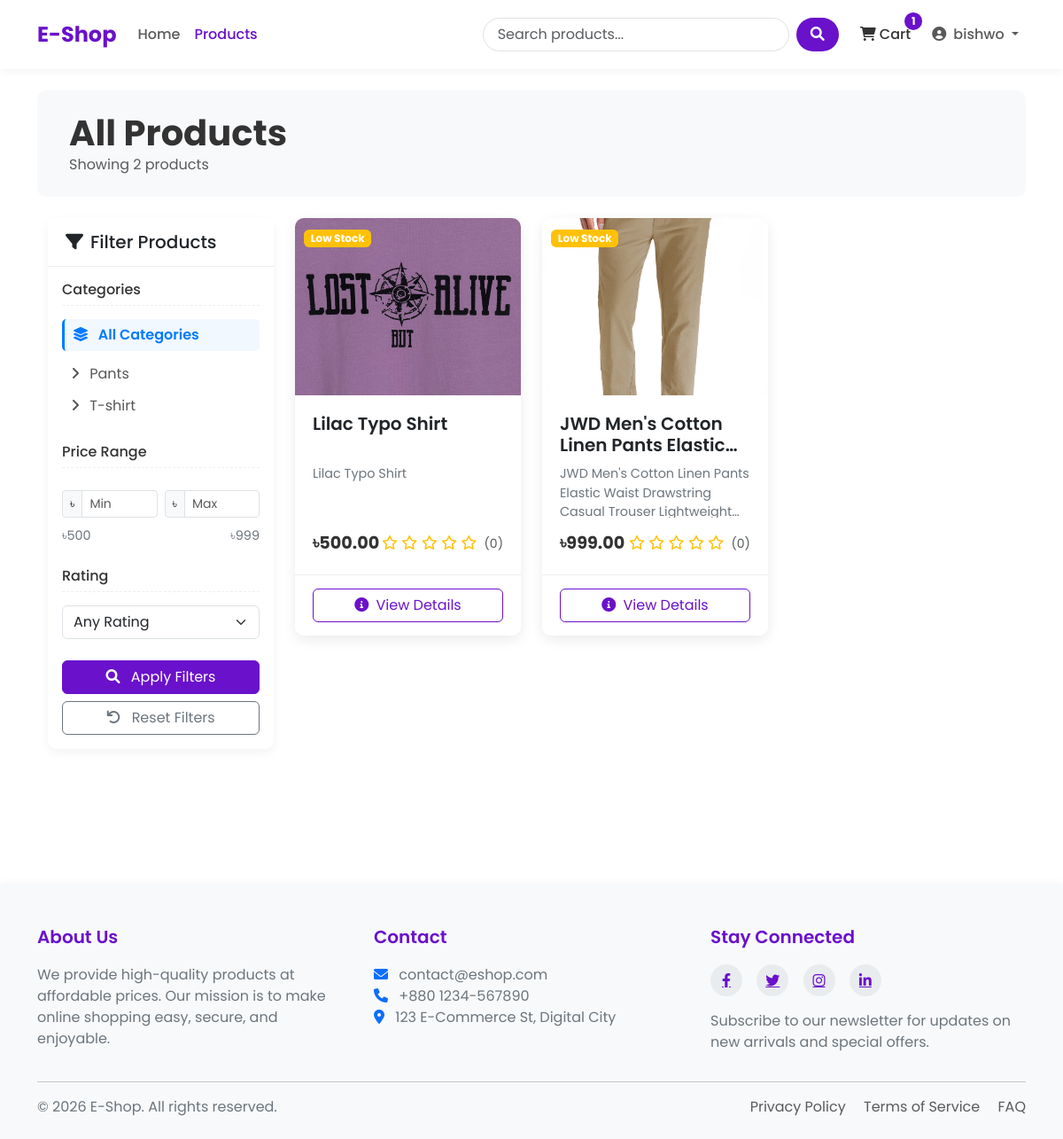
The page /products/ (signed in) on the database its author committed.
### shop/models.py (models this page shows, shortened)
class Cart(models.Model):
    user = models.OneToOneField(User,on_delete= models.CASCADE)
    created_at = models.DateTimeField(auto_now_add=True)
    updated_at = models.DateTimeField(auto_now=True)
    def get_total_items(self):
        return sum(item.quantity for item in self.items.all())

class CartItem(models.Model):
    cart = models.ForeignKey(Cart, on_delete=models.CASCADE, related_name='items')
    product = models.ForeignKey(Product, on_delete=models.CASCADE)
    quantity = models.PositiveBigIntegerField(default=1)

class Category(models.Model):
    name = models.CharField(max_length=200)
    slug = models.SlugField(max_length=200, unique = True)
    description = models.TextField(blank=True)
    class Meta():
        verbose_name_plural = 'Categories'

class Product(models.Model):
    name = models.CharField(max_length=100)
    slug = models.SlugField(max_length=200, unique= True)
    category = models.ForeignKey(Category,on_delete= models.CASCADE, related_name= 'products')
    description = models.TextField()
    price = models.DecimalField(max_digits=100, decimal_places=2)
    stock = models.PositiveBigIntegerField(default=1)
    available = models.BooleanField(default=1)
    created_at = models.DateTimeField(auto_now_add=True)
    updated_at = models.DateTimeField(auto_now=True)
    image = models.ImageField(upload_to='products/%Y/%m/%d') #products/date

### shop/views.py (the view, shortened to what this page needs)
# urls.py: path('products/', views.product_list, name='product_list'),
def product_list(request, category_slug = None):  # Slug means, converting element info within link
    category = None
    categories = models.Category.objects.all()
    products = models.Product.objects.all()
    if category_slug:
        category = get_object_or_404(models.Category, slug = category_slug)
        products = products.filter(category = category)
    min_price = products.aggregate(Min('price'))['price__min']
    max_price = products.aggregate(Max('price'))['price__max']
    if request.GET.get('min_price'):
        products = products.filter(price__gte = request.GET.get('min_price'))  # Use filtering function
    if request.GET.get('max_price'):
        products = products.filter(price__lte = request.GET.get('max_price'))
    if request.GET.get('rating'):
        products = products.annotate(avg_rating = Avg('ratings__rating')).filter(avg_rating = request.GET.get('rating')) #annotate means creating another variable corresponding another object with present variable
    return render(request,'shop/product_list.html',{
        'category' : category,
        'categories' : categories,
        'products' : products,
        'min_price' : min_price,
        'max_price' : max_price,
    })

### templates/shop/product_list.html (shortened to what this page needs)
{% extends 'base.html' %}
{% block content %}
<div class="shop-header mb-4 p-4 bg-light">
    <div class="container-fluid">
        <div class="row align-items-center">
            <div class="col-md-6">
                <h1 class="shop-title">
                    {% if category %}{{ category.name }}{% else %}All Products{% endif %}
                </h1>
                <p class="text-muted mb-0">
                    Showing {{ products|length }} product{{ products|length|pluralize }}
                </p>
            </div>
        </div>
    </div>
</div>
<div class="container-fluid">
    <div class="row">
        <div class="col-lg-3 mb-4 filter-sidebar">
            <div class="filter-card card mb-4">
                <div class="card-header">
                    <h5 class="mb-0 d-flex align-items-center">
                        <i class="fas fa-filter me-2"></i> Filter Products
                    </h5>
                </div>
                <div class="card-body">
                    <form method="get">
                        <h6 class="filter-heading">Categories</h6>
                        <div class="mb-4">
                            <a href="{% url 'product_list' %}" class="filter-link {% if not category %}active{% endif %}">
                                <i class="fas fa-layer-group me-2"></i> All Categories
                            </a>
                            <div class="ms-2 mt-2">
                                {% for c in categories %}
                                <a href="{% url 'product_list_by_category' c.slug %}" class="filter-link {% if category.slug == c.slug %}active{% endif %}">
                                    <i class="fas fa-angle-right me-2"></i> {{ c.name }}
                                </a>
                                {% endfor %}
                            </div>
                        </div>
                        <h6 class="filter-heading">Price Range</h6>
                        <div class="mb-4">
                            <div class="price-slider-container">
                                <div class="row g-2 mb-2">
                                    <div class="col-6">
                                        <div class="input-group input-group-sm">
                                            <span class="input-group-text">৳</span>
                                            <input type="number" class="form-control" id="min_price" name="min_price"
                                                   value="{{ request.GET.min_price|default:'' }}" min="{{ min_price }}" max="{{ max_price }}" placeholder="Min">
                                        </div>
                                    </div>
                                    <div class="col-6">
                                        <div class="input-group input-group-sm">
                                            <span class="input-group-text">৳</span>
                                            <input type="number" class="form-control" id="max_price" name="max_price"
                                                   value="{{ request.GET.max_price|default:'' }}" min="{{ min_price }}" max="{{ max_price }}" placeholder="Max">
                                        </div>
                                    </div>
                                </div>
                                <div class="price-values">
                                    <span>৳{{ min_price }}</span>
                                    <span>৳{{ max_price }}</span>
                                </div>
                            </div>
                        </div>
                        <h6 class="filter-heading">Rating</h6>
                        <div class="mb-4">
                            <select class="form-select" name="rating">
                                <option value="">Any Rating</option>
                            </select>
                        </div>
                        <div class="d-grid gap-2">
                            <button type="submit" class="btn btn-primary">
                                <i class="fas fa-search me-2"></i> Apply Filters
                            </button>
                            <a href="{% url 'product_list' %}" class="btn btn-outline-secondary">
                                <i class="fas fa-undo me-2"></i> Reset Filters
                            </a>
                        </div>
                    </form>
                </div>
            </div>
        </div>
        <div class="col-lg-9">
            {% if products %}
            <div class="row row-cols-1 row-cols-md-2 row-cols-lg-3 g-4">
                {% for product in products %}
                <div class="col">
                    <div class="card h-100 product-card">
                        <div class="product-img-container">
                            {% if product.image %}
                            <img src="{{ product.image.url }}" class="product-img" alt="{{ product.name }}">
                            {% else %}
                            <div class="bg-light d-flex align-items-center justify-content-center h-100">
                                <i class="fas fa-image fa-3x text-muted"></i>
                            </div>
                            {% endif %}
                            {% if product.stock <= 5 and product.stock > 0 %}
                            <div class="product-badge">
                                <span class="badge bg-warning">Low Stock</span>
                            </div>
                            {% elif product.stock <= 0 %}
                            <div class="product-badge">
                                <span class="badge bg-danger">Out of Stock</span>
                            </div>
                            {% endif %}
                        </div>
                        <div class="card-body">
                            <h5 class="product-title">{{ product.name }}</h5>
                            <p class="product-desc">{{ product.description|truncatechars:100 }}</p>
                            <div class="d-flex justify-content-between align-items-center">
                                <span class="product-price">৳{{ product.price }}</span>
                                <div class="rating">
                                    {% for i in "12345" %}
                                    {% if forloop.counter <= product.average_rating %}
                                    <i class="fas fa-star"></i>
                                    {% else %}
                                    <i class="far fa-star"></i>
                                    {% endif %}
                                    {% endfor %}
                                    <span class="ms-1 text-muted small">({{ product.ratings.count }})</span>
                                </div>
                            </div>
                        </div>
                        <div class="card-footer">
                            <div class="d-grid">
                                <a href="{% url 'product_detail' product.slug %}" class="btn btn-outline-primary btn-add-cart">
                                    <i class="fas fa-info-circle me-1"></i> View Details
                                </a>
                            </div>
                        </div>
                    </div>
                </div>
                {% endfor %}
            </div>
            {% endif %}
        </div>
    </div>
</div>
{% endblock %}

### templates/base.html (shortened to what this page needs)
<!DOCTYPE html>
<html lang="en">
<head>
    <link href="https://cdn.jsdelivr.net/npm/bootstrap@5.3.0/dist/css/bootstrap.min.css" rel="stylesheet">
    <link rel="stylesheet" href="https://cdnjs.cloudflare.com/ajax/libs/font-awesome/6.0.0/css/all.min.css">
    {% load static %}
</head>
<body>
    <header>
        <nav class="navbar navbar-expand-lg navbar-light bg-white">
            <div class="container">
                <a class="navbar-brand" href="{% url 'home' %}">E-Shop</a>
                <div class="collapse navbar-collapse" id="navbarNav">
                    <ul class="navbar-nav me-auto mb-2 mb-lg-0">
                        <li class="nav-item {% if request.path == '/' %}active{% endif %}">
                            <a class="nav-link" href="{% url 'home' %}">Home</a>
                        </li>
                        <li class="nav-item {% if '/products/' in request.path %}active{% endif %}">
                            <a class="nav-link" href="{% url 'product_list' %}">Products</a>
                        </li>
                    </ul>
                    <form class="d-flex search-box me-3" action="{% url 'product_list' %}" method="get">
                        <input class="form-control search-input me-2" type="search" name="search" placeholder="Search products..." aria-label="Search">
                        <button class="btn search-btn" type="submit">
                            <i class="fas fa-search"></i>
                        </button>
                    </form>
                    <ul class="navbar-nav">
                        <li class="nav-item me-2">
                            <a class="nav-link cart-btn" href="{% url 'cart_detail' %}">
                                <i class="fas fa-shopping-cart"></i> Cart
                                {% if cart_items_count %}
                                    <span class="badge rounded-pill cart-badge">{{ cart_items_count }}</span>
                                {% endif %}
                            </a>
                        </li>
                        {% if user.is_authenticated %}
                            <li class="nav-item dropdown">
                                <a class="nav-link dropdown-toggle" href="#" id="navbarDropdown" role="button"
                                   data-bs-toggle="dropdown" aria-expanded="false">
                                    <i class="fas fa-user-circle me-1"></i> {{ user.username }}
                                </a>
                            </li>
                        {% endif %}
                    </ul>
                </div>
            </div>
        </nav>
    </header>
    <main class="container my-4">
        {% block content %}{% endblock %}
    </main>
    <footer>
        <div class="container">
            <div class="row">
                <div class="col-md-4 mb-4 mb-md-0">
                    <h5>About Us</h5>
                    <p>We provide high-quality products at affordable prices. Our mission is to make online shopping easy, secure, and enjoyable.</p>
                </div>
                <div class="col-md-4 mb-4 mb-md-0">
                    <h5>Contact</h5>
                    <p>
                        <i class="fas fa-envelope me-2 text-primary"></i> contact@eshop.com<br>
                        <i class="fas fa-phone me-2 text-primary"></i> +880 1234-567890<br>
                        <i class="fas fa-map-marker-alt me-2 text-primary"></i> 123 E-Commerce St, Digital City
                    </p>
                </div>
                <div class="col-md-4">
                    <h5>Stay Connected</h5>
                    <div class="social-icons mb-3">
                        <a href="#"><i class="fab fa-facebook-f"></i></a>
                        <a href="#"><i class="fab fa-twitter"></i></a>
                        <a href="#"><i class="fab fa-instagram"></i></a>
                        <a href="#"><i class="fab fa-linkedin-in"></i></a>
                    </div>
                    <p>Subscribe to our newsletter for updates on new arrivals and special offers.</p>
                </div>
            </div>
            <hr>
            <div class="row mt-3">
                <div class="col-md-6 mb-2 mb-md-0">
                    <p class="mb-0">&copy; {% now "Y" %} E-Shop. All rights reserved.</p>
                </div>
                <div class="col-md-6 text-md-end">
                    <p class="mb-0">
                        <a href="#" class="text-decoration-none me-3 text-muted">Privacy Policy</a>
                        <a href="#" class="text-decoration-none me-3 text-muted">Terms of Service</a>
                        <a href="#" class="text-decoration-none text-muted">FAQ</a>
                    </p>
                </div>
            </div>
        </div>
    </footer>
</body>
</html>

### rows shown on the page
Cart: id.quantity "1"
Category: name "Pants"
Category: name "T-shirt"
Product: image (picture), stock "Low Stock", name "Lilac Typo Shirt", description "Lilac Typo Shirt", price "500.00", ratings.count "0"
Product: image (picture), stock "Low Stock", name "JWD Men's Cotton Linen Pants…", description "JWD Men's Cotton Linen Pants Elastic Waist Drawstring Casual Trouser…", price "999.00", ratings.count "0"

### other values the page prints
{{ user.username }} "bishwo"
{{ products|length }} "2"
{{ min_price }} "500"
{{ max_price }} "999"
